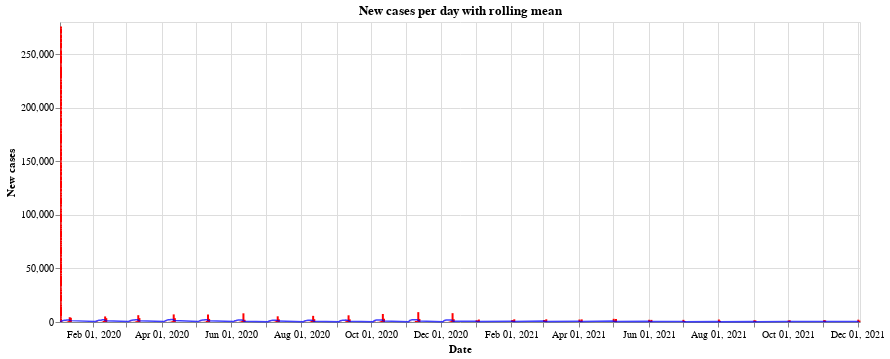

Notebook code for this chart:
### Code cell
#collapse
bars = alt.Chart(all_austria).mark_bar(
    color='red',
    opacity=1,
    size=2
).encode(
    x=alt.X("yearmonthdate(Time):T", axis=alt.Axis(title='Date')),
    y=alt.Y("AnzahlFaelle:Q", axis=alt.Axis(title='New cases')),
)

line = alt.Chart(all_austria).mark_line(
    color='blue',
    opacity=0.75,
    size=1.5,
).transform_window(
    rolling_mean='mean(AnzahlFaelle)',
    frame=[0, 7]
).encode(x='yearmonthdate(Time):T',
         y='rolling_mean:Q'
         ).properties(title='New cases per day with rolling mean', width=800)

alt.layer(bars, line, data=all_austria)

### Figure 1 — Vega-Lite specification as saved in the notebook (floating-point values rounded to 4 significant figures; data arrays with more than 128 entries replaced by an {"elided": "..."} marker saying what was removed)
{"config": {"view": {"continuousWidth": 400, "continuousHeight": 300}}, "layer": [{"mark": {"type": "bar", "color": "red", "opacity": 1, "size": 2}, "encoding": {"x": {"type": "temporal", "axis": {"title": "Date"}, "field": "Time", "timeUnit": "yearmonthdate"}, "y": {"type": "quantitative", "axis": {"title": "New cases"}, "field": "AnzahlFaelle"}}}, {"mark": {"type": "line", "color": "blue", "opacity": 0.75, "size": 1.5}, "encoding": {"x": {"type": "temporal", "field": "Time", "timeUnit": "yearmonthdate"}, "y": {"type": "quantitative", "field": "rolling_mean"}}, "title": "New cases per day with rolling mean", "transform": [{"window": [{"op": "mean", "field": "AnzahlFaelle", "as": "rolling_mean"}], "frame": [0, 7]}], "width": 800}], "data": {"name": "data-fca633f4beb4e09cc6abab3c74d89b0c"}, "$schema": "https://vega.github.io/schema/vega-lite/v4.8.1.json", "datasets": {"data-fca633f4beb4e09cc6abab3c74d89b0c": {"elided": "375 records"}}}
